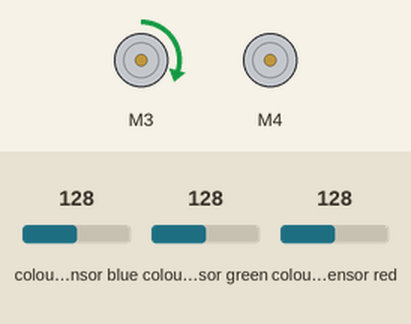
The sketch below on a simulated Arduino Uno, built with avr-gcc and run on an emulated ATmega328P. On the bench: 2 × DC motor (green arrow = forward, orange = backward, longer = faster). Inputs (shaded band) come from the test bench; at power-on: colour sensor blue 128, colour sensor green 128, colour sensor red 128. What the sketch prints to the serial monitor is not drawn.

Above: at 0.1 s.
Timing chart, 0 to 1.6 s (numbered marks = the images above):
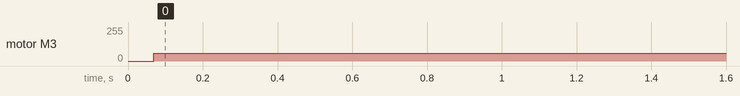

Measured:
- by itself, motor M3: stopped → forward 60/255 at 0.07 s

The sketch:

HuzzahLFbot.Proportional.ino
```cpp
#include <Wire.h>
#include <Adafruit_MotorShield.h>
#include "Adafruit_TCS34725.h"
#include "utility/Adafruit_MS_PWMServoDriver.h"

Adafruit_TCS34725 tcs = Adafruit_TCS34725(TCS34725_INTEGRATIONTIME_2_4MS, TCS34725_GAIN_1X);
Adafruit_MotorShield AFMS = Adafruit_MotorShield();
Adafruit_DCMotor *L_Motor = AFMS.getMotor(3);
Adafruit_DCMotor *R_Motor = AFMS.getMotor(4);

uint8_t i;
uint16_t r, g, b, c, colorTemp, lux;

double R_power;
double L_power;
double cut;
double cutPower = 7.0;
double target = 50;
double topSpeed = 60;

void setup() {

  Serial.begin(9600);

  if (tcs.begin()) {
    Serial.println("Found sensor");
  } else {
    Serial.println("No TCS34725 found ... check your connections");
    while (1);
  }
  AFMS.begin();  // create with the default frequency 1.6KHz

  // Set the speed to start, from 0 (off) to 255 (max speed)
  L_Motor->setSpeed(150);
  L_Motor->run(FORWARD);
  // turn on motor
  L_Motor->run(RELEASE);

//AFMS.begin();  // create with the default frequency 1.6KHz

  // Set the speed to start, from 0 (off) to 255 (max speed)
  R_Motor->setSpeed(150);
  R_Motor->run(FORWARD);
  // turn on motor
  R_Motor->run(RELEASE);
}

void loop() {

  tcs.getRawData(&r, &g, &b, &c);
  Serial.print("C: "); Serial.print(c); Serial.print(" ");
  Serial.println(" ");

  cut = cutPower * (topSpeed * ((target-c)/target));

  if (c < target) {
    R_power = topSpeed;
    L_power = topSpeed - cut;
    if (L_power < 1){
      L_power = 0;
    }
  }
  else {
    R_power = topSpeed + cut;
    L_power = topSpeed;
    if (R_power < 1){
      R_power = 0;
    }
  }

  Serial.print("Cut: "); Serial.print(cut, DEC); Serial.print(" ");
  Serial.print("L_power: "); Serial.print(L_power, DEC); Serial.print(" ");
  Serial.print("R_power: "); Serial.print(R_power, DEC); Serial.print(" ");
  Serial.println(" ");

  L_Motor->setSpeed(L_power);
  R_Motor->setSpeed(R_power);

  R_Motor->run(FORWARD);
  L_Motor->run(FORWARD);
}
```
